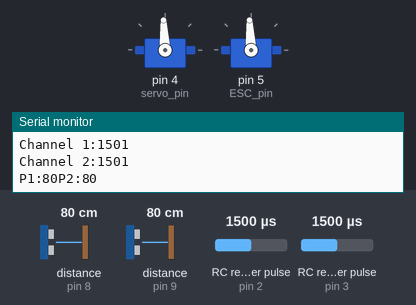
The sketch below on a simulated Arduino Uno, built with avr-gcc and run on an emulated ATmega328P. Parts: 2 × servo, the last lines printed to the serial monitor. Wiring (inferred from the names in the program): 2 × ultrasonic range finder: trigger pin 8, echo pin 8 / trigger pin 9, echo pin 9; 2 × RC receiver channel: data pin 2 / data pin 3. The test bench sets the inputs (shaded band); at power-on: RC receiver pulse (sensors on pin 2, pin 3) 1500 µs, distance to the obstacle (sensors on pin 8, pin 9) 80 cm. The echo pulse lasts 58.3 µs per cm.

Above: at 1.4 s.
1.5 s: RC receiver pulse (sensor on pin 2) set to 1020 µs
At 2.6 s:
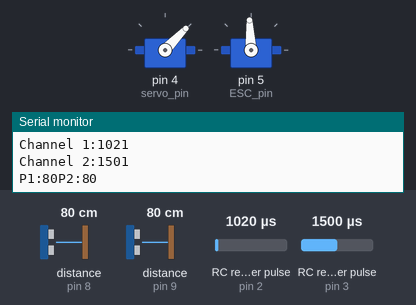
3.0 s: RC receiver pulse (sensor on pin 3) set to 1020 µs
At 4.2 s:
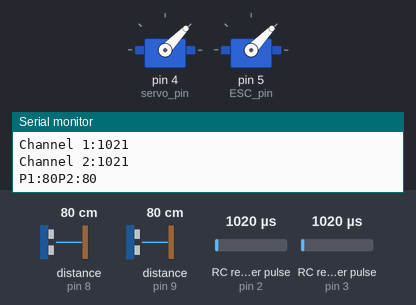
4.5 s: RC receiver pulse (sensor on pin 2) set to 1250 µs
At 4.8 s:
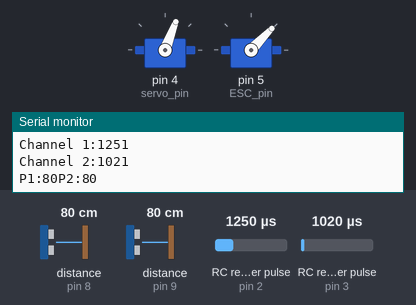
6.0 s: RC receiver pulse (sensor on pin 3) set to 1250 µs
At 6.5 s:
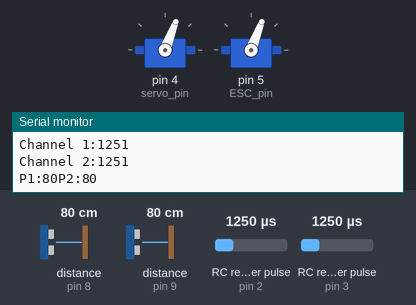
7.5 s: RC receiver pulse (sensor on pin 2) set to 1750 µs
At 8.4 s:
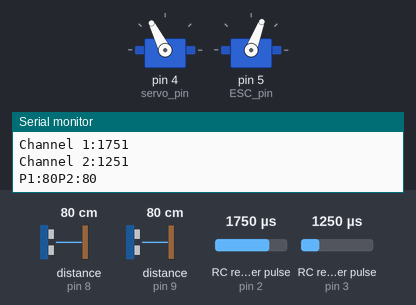
9.0 s: RC receiver pulse (sensor on pin 3) set to 1750 µs
At 10.0 s:
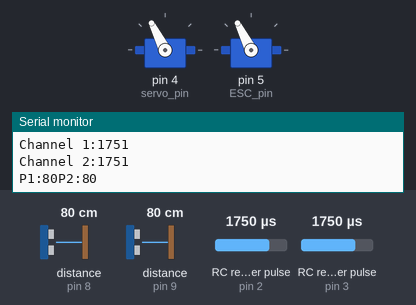
Timing chart, 0 to 11.5 s (numbered marks = the images above; inputs shaded):
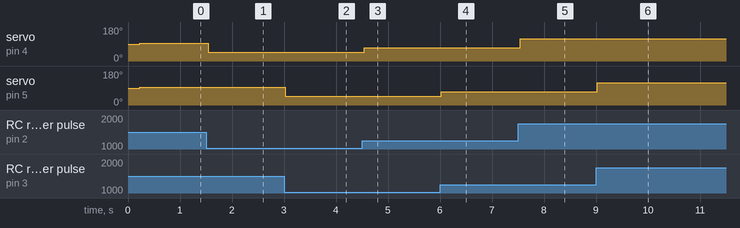

Measured:
- after the input at 1.5 s, servo on pin 4 (servo_pin): 93° → 46° at once
- after the input at 3.0 s, servo on pin 5 (ESC_pin): 93° → 46° at once
- after the input at 4.5 s, servo on pin 4 (servo_pin): 46° → 69° at once
- after the input at 6.0 s, servo on pin 5 (ESC_pin): 46° → 69° at once
- after the input at 7.5 s, servo on pin 4 (servo_pin): 69° → 117° at once
- after the input at 9.0 s, servo on pin 5 (ESC_pin): 69° → 117° at once

The sketch:

rover_firmware.ino
```cpp
// (licence header left out)
#include <Servo.h>
// recieve radio
const int ch1 = 2; // Here's where we'll keep our channel values
const int ch2 = 3;

// motor pin
const int servo_pin = 4;
const int ESC_pin = 5;
Servo myServo;  // create servo object to control a servo
Servo myESC;  // create servo object to control a servo

long ultrasonic_ranger(int pingPin);
long microsecondsToCentimeters(long microseconds);
long microsecondsToInches(long microseconds);
void show_channel();

void serialEvent();

String inputString = "";         // a string to hold incoming data
boolean stringComplete = false;  // whether the string is complete

int posX = 0;

// ultrasonic
const int pingPin_1 = 8;
const int pingPin_2 = 9;

int cm1 = 200;
int cm2 = 200;
int ch1_pulse_width = 0;
int ch2_pulse_width = 0;
void setup() {
  delay(200);
  // initialize serial:

  pinMode(ch1, INPUT); // Set our input pins as such
  pinMode(ch2, INPUT);

  Serial.begin(57600);
  // reserve 100 bytes for the inputString:
  inputString.reserve(100);

  myServo.attach(servo_pin);  // attaches the servo on pin 6 to the servo object
  myESC.attach(ESC_pin);  // attaches the ESC on pin 9 to the servo object
  myServo.write(90); // start at 90 degree
}


void loop() {
  ch1_pulse_width = pulseIn(2, HIGH, 25000); // Read the pulse width of
  ch2_pulse_width = pulseIn(3, HIGH, 25000); // each channel
  myServo.writeMicroseconds(ch1_pulse_width);
  myESC.writeMicroseconds(ch2_pulse_width);

  // print RC signal
  show_channel();

  serialEvent(); //call the function
  // print the string when a newline arrives:
  if (stringComplete) {
    Serial.println(inputString);
    // clear the string:
    inputString = "";
    stringComplete = false;
  }
  // detect collision
  cm1 = (int)ultrasonic_ranger(pingPin_1);
  cm2 = (int)ultrasonic_ranger(pingPin_2);
  Serial.print("P1:");
  Serial.print(cm1);
  Serial.print("P2:");
  Serial.println(cm2);

  delay(10);
}
void show_channel() {
  Serial.print("Channel 1:"); // Print the value of
  Serial.println(ch1_pulse_width);        // each channel

  Serial.print("Channel 2:");
  Serial.println(ch2_pulse_width);
}
/*
  SerialEvent occurs whenever a new data comes in the
  hardware serial RX.  This routine is run between each
  time loop() runs, so using delay inside loop can delay
  response.  Multiple bytes of data may be available.
*/
void serialEvent() {
  /*while (Serial.available()) {
    // get the new byte:
    char inChar = (char)Serial.read();
    // add it to the inputString:
    inputString += inChar;
    // if the incoming character is afire; newline, set a flag
    // so the main loop can do something about it:
    if (inChar == ';') {
      Serial.print("I recieve: " + inputString);
      int a = inputString.indexOf('S');
      int b = inputString.indexOf('E');
      int c = inputString.indexOf(';');
      if ( b > a ) {
        auto x_num_string = inputString.substring(a + 1, b);
        auto y_num_string = inputString.substring(b + 1, c);

        int posX =  x_num_string.toInt();
        int posY =  y_num_string.toInt();
        const int ss = 165;

        if ( cm1 < 60 && posY > 1640) {
          posY = 1640;
        }
        if ( cm2 < 60 && posY < 1500 - ss) {
          posY = 1500 - ss;
        }

        myServo.write(posX);
        myESC.write(posY);
      } else {

      }
      stringComplete = true;
    }
    }*/
}


long ultrasonic_ranger(int pingPin) {
  // establish variables for duration of the ping,
  // and the distance result in inches and centimeters:
  unsigned long timeout = 15000; // us
  long duration, cm;

  // The PING))) is triggered by a HIGH pulse of 2 or more microseconds.
  // Give a short LOW pulse beforehand to ensure a clean HIGH pulse:
  pinMode(pingPin, OUTPUT);
  digitalWrite(pingPin, LOW);
  delayMicroseconds(2);
  digitalWrite(pingPin, HIGH);
  delayMicroseconds(5);
  digitalWrite(pingPin, LOW);

  // The same pin is used to read the signal from the PING))): a HIGH
  // pulse whose duration is the time (in microseconds) from the sending
  // of the ping to the reception of its echo off of an object.
  pinMode(pingPin, INPUT);
  duration = pulseIn(pingPin, HIGH, timeout);
  if (duration == 0) {
    duration = timeout;
  }

  // convert the time into a distance
  cm = microsecondsToCentimeters(duration);
  return cm;
}

long microsecondsToInches(long microseconds) {
  // According to Parallax's datasheet for the PING))), there are
  // 73.746 microseconds per inch (i.e. sound travels at 1130 feet per
  // second).  This gives the distance travelled by the ping, outbound
  // and return, so we divide by 2 to get the distance of the obstacle.
  // See: http://www.parallax.com/dl/docs/prod/acc/28015-PING-v1.3.pdf
  return microseconds / 74 / 2;
}

long microsecondsToCentimeters(long microseconds) {
  // The speed of sound is 340 m/s or 29 microseconds per centimeter.
  // The ping travels out and back, so to find the distance of the
  // object we take half of the distance travelled.
  return microseconds / 29 / 2;
}
```
